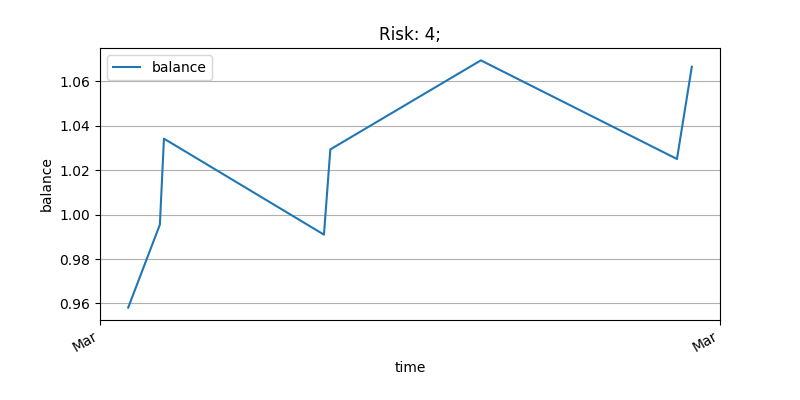

Python code for this plot:
#%%

import matplotlib.pyplot as plt
import matplotlib.dates as mdates
import numpy as np
import pandas as pd
import matplotlib.cbook as cbook
from utils import timestamp_to_date

class Chart():
    def __init__(self, **kwargs):
        account = kwargs['account']
        trades = account.trades
        risk = kwargs['risk']
        df = pd.DataFrame({'balance': [t['result']['balance']['after'] for t in trades]}, index = [timestamp_to_date(t['closetimestamp'])  for t in trades])

        title = f"Risk: {risk};"

        ax = df.plot(figsize=(8, 4))
        ax.set(xlabel='time', ylabel='balance', title=title)
        ax.grid()

        ax.xaxis.set_major_locator(mdates.MonthLocator(interval=1))
        ax.xaxis.set_major_formatter(mdates.DateFormatter('%b'))        

        plt.gcf().autofmt_xdate()
        plt.gcf().savefig("chart.png")
        plt.show()


if __name__ == "__main__":
    # Data for plotting

    data = cbook.get_sample_data('goog.npz', np_load=True)['price_data']

    trades = [{'side': 'short', 'entry': 7159.5, 'stop': 7174.0, 'tp': 7145.73, 'risk': 5, 'size': 24.687931034482762, 'takeprofits': [], 'opentimestamp': 1577836860, 'closetimestamp': 1577841900, 'result': {'stopped': True, 'exit': 7174.0, 'profit': -0.06224283774934391, 'percent': -6.224283774934392, 'balance': {'before': 1, 'after': 0.9377571622506561}}, 'meta': {'initialstop': 7174.0}, 'exit': 7174.0}, {'side': 'short', 'entry': 7168.5, 'stop': 7190.62, 'tp': 7147.48, 'risk': 5, 'size': 15.195099949353212, 'takeprofits': [], 'opentimestamp': 1577919900, 'closetimestamp': 1577930460, 'result': {'stopped': False, 'exit': 7147.48, 'profit': 0.03708963823508135, 'percent': 3.955143157324942, 'balance': {'before': 0.9377571622506561, 'after': 0.9748468004857375}}, 'meta': {'initialstop': 7190.62}, 'exit': 7147.48}, {'side': 'short', 'entry': 6945.0, 'stop': 6980.42, 'tp': 6911.35, 'risk': 5, 'size': 9.557186659194569, 'takeprofits': [], 'opentimestamp': 1578009720, 'closetimestamp': 1578012300, 'result': {'stopped': False, 'exit': 6911.35, 'profit': 0.041753700928723825, 'percent': 4.283103858772386, 'balance': {'before': 0.9748468004857375, 'after': 1.0166005014144612}}, 'meta': {'initialstop': 6980.42}, 'exit': 6911.35}, {'side': 'short', 'entry': 7303.5, 'stop': 7352.32, 'tp': 7257.12, 'risk': 5, 'size': 7.604200903400822, 'takeprofits': [], 'opentimestamp': 1578135600, 'closetimestamp': 1578162960, 'result': {'stopped': True, 'exit': 7352.32, 'profit': -0.054294354294989085, 'percent': -5.340775872080121, 'balance': {'before': 1.0166005014144612, 'after': 0.9623061471194722}}, 'meta': {'initialstop': 7352.32}, 'exit': 7352.32}, {'side': 'short', 'entry': 7292.5, 'stop': 7341.08, 'tp': 7246.34, 'risk': 5, 'size': 7.222743493072006, 'takeprofits': [], 'opentimestamp': 1578164400, 'closetimestamp': 1578173460, 'result': {'stopped': True, 'exit': 7341.08, 'profit': -0.05140840324860453, 'percent': -5.342208755757024, 'balance': {'before': 0.9623061471194722, 'after': 0.9108977438708676}}, 'meta': {'initialstop': 7341.08}, 'exit': 7341.08}, {'side': 'short', 'entry': 7336.5, 'stop': 7383.72, 'tp': 7291.64, 'risk': 5, 'size': 7.076240256150555, 'takeprofits': [], 'opentimestamp': 1578175140, 'closetimestamp': 1578183600, 'result': {'stopped': True, 'exit': 7383.72, 'profit': -0.048791883317378604, 'percent': -5.3564611006760305, 'balance': {'before': 0.9108977438708676, 'after': 0.862105860553489}}, 'meta': {'initialstop': 7383.72}, 'exit': 7383.72}, {'side': 'long', 'entry': 7422.0, 'stop': 7380.61, 'tp': 7461.32, 'risk': 5, 'size': 7.729584074689472, 'takeprofits': [], 'opentimestamp': 1578225600, 'closetimestamp': 1578238380, 'result': {'stopped': False, 'exit': 7461.32, 'profit': 0.036868937228250964, 'percent': 4.27661368692939, 'balance': {'before': 0.862105860553489, 'after': 0.8989747977817399}}, 'meta': {'initialstop': 7380.61}, 'exit': 7461.32}, {'side': 'short', 'entry': 7346.0, 'stop': 7385.06, 'tp': 7308.89, 'risk': 5, 'size': 8.453493170128768, 'takeprofits': [], 'opentimestamp': 1578268860, 'closetimestamp': 1578275400, 'result': {'stopped': True, 'exit': 7385.06, 'profit': -0.04893749025393984, 'percent': -5.443699909574253, 'balance': {'before': 0.8989747977817399, 'after': 0.8500373075278}}, 'meta': {'initialstop': 7385.06}, 'exit': 7385.06}, {'side': 'long', 'entry': 7541.5, 'stop': 7496.54, 'tp': 7584.21, 'risk': 5, 'size': 7.129177440748331, 'takeprofits': [], 'opentimestamp': 1578321900, 'closetimestamp': 1578346080, 'result': {'stopped': False, 'exit': 7584.21, 'profit': 0.03658315437642186, 'percent': 4.303711619766226, 'balance': {'before': 0.8500373075278, 'after': 0.886620461904222}}, 'meta': {'initialstop': 7496.54}, 'exit': 7584.21}, {'side': 'long', 'entry': 7849.5, 'stop': 7793.5, 'tp': 7902.7, 'risk': 5, 'size': 6.213863674747492, 'takeprofits': [], 'opentimestamp': 1578374100, 'closetimestamp': 1578395640, 'result': {'stopped': False, 'exit': 7902.7, 'profit': 0.038724268314613, 'percent': 4.367626281875297, 'balance': {'before': 0.886620461904222, 'after': 0.9253447302188349}}, 'meta': {'initialstop': 7793.5}, 'exit': 7902.7}]

    df = pd.DataFrame({'balance': [t['result']['balance']['after'] for t in trades]}, index = [timestamp_to_date(t['closetimestamp'])  for t in trades])

    # index = pd.date_range(start = "2020-03-01", end = "2020-09-30", freq = "D")
    # index = [pd.to_datetime(date, format='%Y-%m-%d').date() for date in index]
    # data = np.random.randint(1,100, size=len(index))
    # df = pd.DataFrame(data=data,index=index, columns=['data'])
    
    print (df.head())

    ax = df.plot()
    # set monthly locator
    ax.xaxis.set_major_locator(mdates.MonthLocator(interval=1))
    # set formatter
    ax.xaxis.set_major_formatter(mdates.DateFormatter('%b'))
    # set font and rotation for date tick labels
    plt.gcf().autofmt_xdate()

    plt.gcf().savefig("test.png")
    plt.show()
# %%
